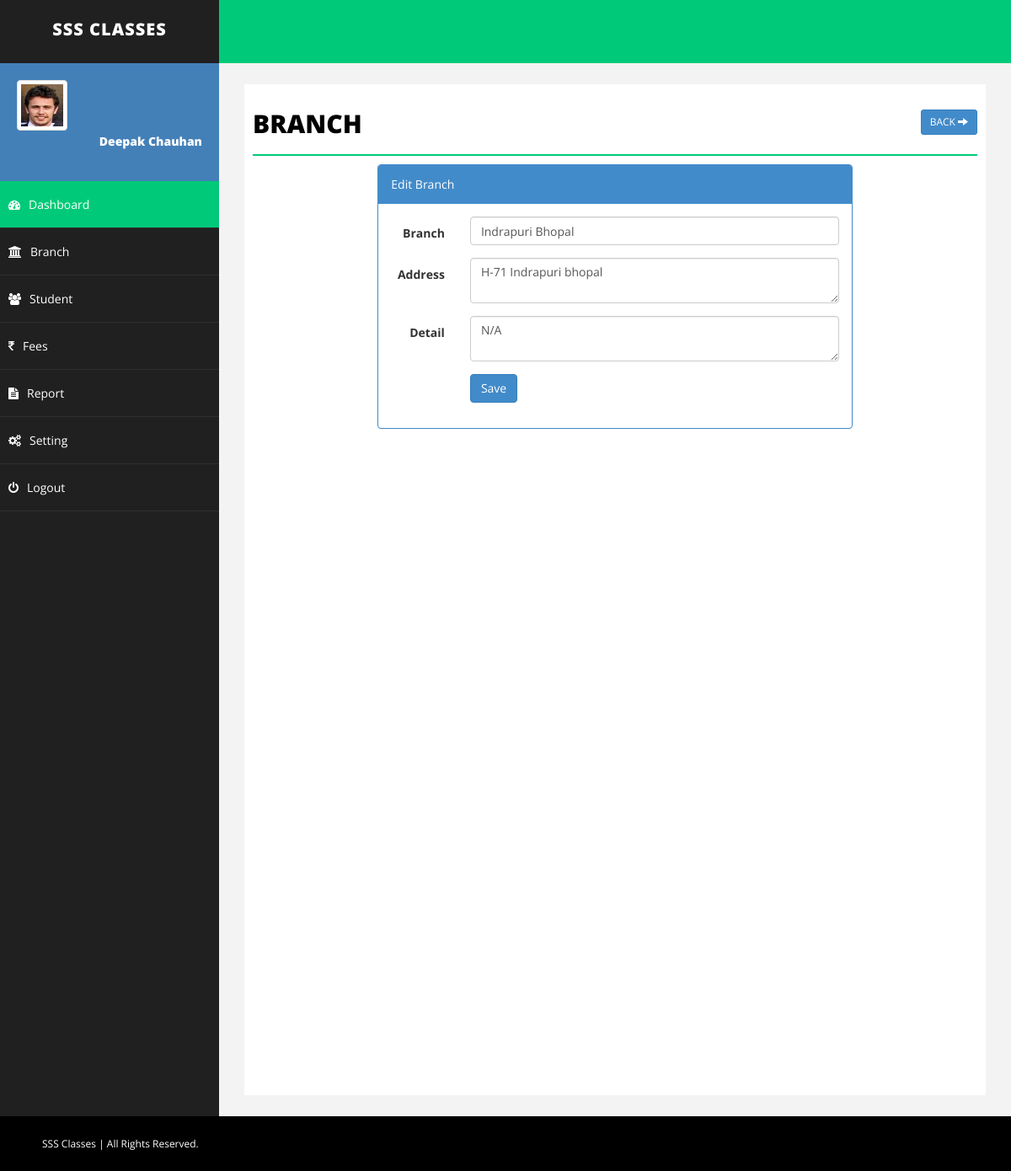
/branch.php?action=edit&id=3 (signed in), run on the app's committed database.
### tables this page shows
CREATE TABLE IF NOT EXISTS `branch` (
  `id` int(255) NOT NULL AUTO_INCREMENT,
  `branch` varchar(255) NOT NULL,
  `address` text NOT NULL,
  `detail` text NOT NULL,
  `delete_status` enum('0','1') NOT NULL DEFAULT '0',
  PRIMARY KEY (`id`)
);

### branch.php (the view, shortened to what this page needs)
<?php
include("php/dbconnect.php");
$branch='';
$address='';
$detail = '';
$action = "add";
if(isset($_GET['action']) && $_GET['action']=="edit" ){
$id = isset($_GET['id'])?mysqli_real_escape_string($conn,$_GET['id']):'';
$sqlEdit = $conn->query("SELECT * FROM branch WHERE id='".$id."'");
if($sqlEdit->num_rows)
{
$rowsEdit = $sqlEdit->fetch_assoc();
extract($rowsEdit);
$action = "update";
}else
{
$_GET['action']="";
}
}
?>
<!DOCTYPE html>
<html xmlns="http://www.w3.org/1999/xhtml">
<head>
    <link href="css/bootstrap.css" rel="stylesheet" />
    <link href="css/font-awesome.css" rel="stylesheet" />
    <link href="css/basic.css" rel="stylesheet" />
    <link href="css/custom.css" rel="stylesheet" />
</head>
<?php
include("php/header.php");
?>
        <div id="page-wrapper">
            <div id="page-inner">
                <div class="row">
                    <div class="col-md-12">
                        <h1 class="page-head-line">Branch
						<?php
						echo (isset($_GET['action']) && @$_GET['action']=="add" || @$_GET['action']=="edit")?
						' <a href="branch.php" class="btn btn-primary btn-sm pull-right">Back <i class="glyphicon glyphicon-arrow-right"></i></a>':'<a href="branch.php?action=add" class="btn btn-primary btn-sm pull-right"><i class="glyphicon glyphicon-plus"></i> Add </a>';
						?>
						</h1>
                    </div>
                </div>
        <?php
		 if(isset($_GET['action']) && @$_GET['action']=="add" || @$_GET['action']=="edit")
		 {
		?>
                <div class="row">
                    <div class="col-sm-8 col-sm-offset-2">
               <div class="panel panel-primary">
                        <div class="panel-heading">
                           <?php echo ($action=="add")? "Add Branch": "Edit Branch"; ?>
                        </div>
						<form action="branch.php" method="post" id="signupForm1" class="form-horizontal">
                        <div class="panel-body">
						<div class="form-group">
								<label class="col-sm-2 control-label" for="Old">Branch </label>
								<div class="col-sm-10">
									<input type="text" class="form-control" id="branch" name="branch" value="<?php echo $branch;?>"  />
								</div>
							</div>
							<div class="form-group">
								<label class="col-sm-2 control-label" for="Password"> Address </label>
								<div class="col-sm-10">
	                        <textarea class="form-control" id="address" name="address"><?php echo $address;?></textarea >
								</div>
							</div>
							<div class="form-group">
								<label class="col-sm-2 control-label" for="Confirm"> Detail</label>
								<div class="col-sm-10">
									    <textarea class="form-control" name="detail" id="detail"><?php echo $detail;?></textarea >
								</div>
							</div>
						<div class="form-group">
								<div class="col-sm-8 col-sm-offset-2">
									<button type="submit" name="save" class="btn btn-primary">Save </button>
								</div>
							</div>
                         </div>
							</form>
                        </div>
                            </div>
                </div>
		<?php
		}
		?>
            </div>
        </div>
    </div>
    <div id="footer-sec">
       SSS Classes | All Rights Reserved.
    </div>
</body>
</html>

### css/basic.css (style rules this page uses)
body { font-family: 'Open Sans', sans-serif; line-height:25px; }
#page-wrapper { padding: 15px 15px; min-height: 600px; background: #F3F3F3; }
#page-inner { width: 100%; margin: 10px 20px 10px 0px; background-color: #fff!important; padding: 10px; min-height: 1200px; }
.page-head-line { font-size: 30px; text-transform: uppercase; color: #000; font-weight: 800; padding-bottom: 20px; border-bottom: 2px solid #00CA79; margin-bottom: 10px; }
#footer-sec { background-color:#000; padding:20px 50px; color:#fff; font-size:12px; }
@media (min-width:768px) { #page-wrapper { margin: 0 0 0 260px; padding: 15px 30px; min-height: 1200px; } }

### data on the page
branch: branch "Indrapuri Bhopal", address "H-71 Indrapuri bhopal", detail "N/A"

### other printed values
$_SESSION['rainbow_name'] "Deepak Chauhan"
